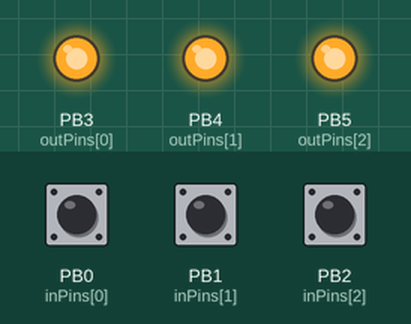
Recording of a sketch running on a simulated ATtiny85, built with avr-gcc and run on an emulated ATtiny85. On the bench: output pins drawn as LEDs (lit = HIGH). The test bench sets the inputs (shaded band); at power-on: PB0 (inPins[0]) HIGH, PB1 (inPins[1]) HIGH, PB2 (inPins[2]) HIGH.

Above: at 1.2 s.
1.3 s: PB0 (inPins[0]) pulled LOW for 0.15 s
At 1.9 s:
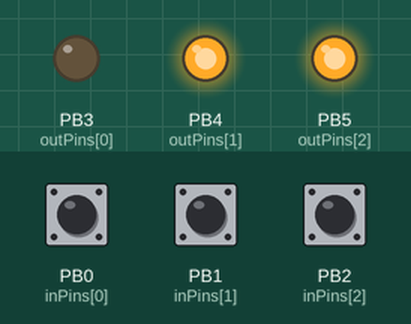
2.9 s: PB1 (inPins[1]) pulled LOW for 0.15 s
At 4.0 s:
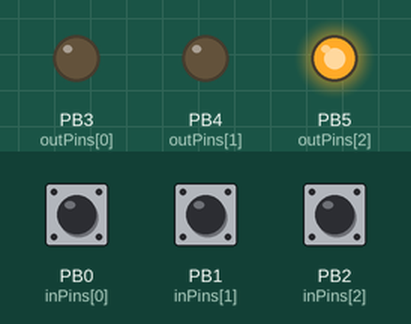
4.5 s: PB2 (inPins[2]) pulled LOW for 0.15 s
At 5.3 s:
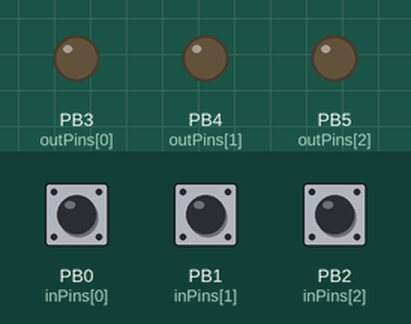
6.1 s: PB0 (inPins[0]) pulled LOW for 1 s
At 6.5 s:
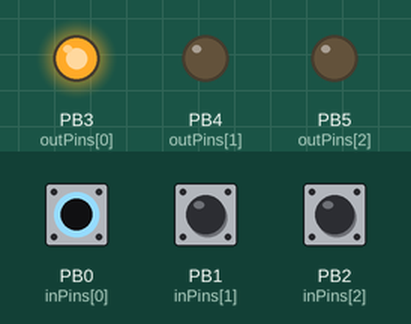
8.6 s: PB1 (inPins[1]) pulled LOW for 1 s
At 9.7 s:
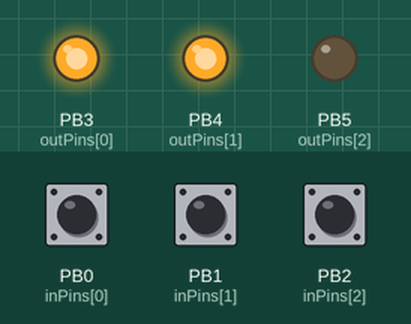
11.1 s: PB0 (inPins[0]) pulled LOW for 0.15 s
At 11.7 s:
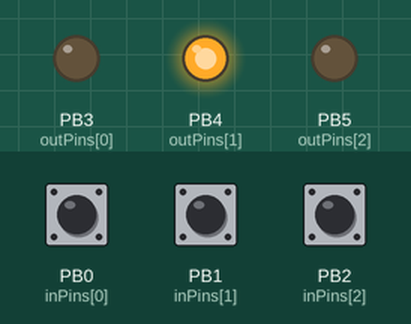
Timing chart, 0 to 13.7 s (numbered marks = the images above; inputs shaded):
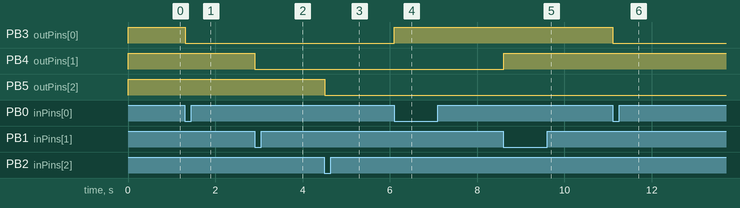

The sketch:

ATTINY85_3_Channel_MIDI.ino
```cpp
byte inPins[] = {0, 1, 2};
byte outPins[] = {3, 4, 5};

enum { ON = HIGH, OFF = LOW };
#define N_BUT sizeof(inPins)
byte ToggleState [N_BUT];

int chkButtons() {
  for (unsigned n = 0; n < sizeof(inPins); n++) {
    byte BUT = digitalRead(inPins[n]);
      if (ToggleState[n] != BUT) {
        ToggleState[n] = BUT;
        if (OFF == BUT){
          return n;
        }
      }
  while (digitalRead(inPins[n]) == LOW) {delay(10);}
  }
  return -1;
}

void setIO(){
  for (unsigned c = 0; c< sizeof(inPins); c++) {
    pinMode (inPins[c], INPUT_PULLUP);
    ToggleState[c] = digitalRead(inPins[c]);
  }
  for (unsigned d = 0; d< sizeof(outPins); d++) {
    pinMode (outPins[d], OUTPUT);
  }
}

void setFunctions(){
  int n = chkButtons();
    if (0 <= n) {
      digitalWrite(outPins[n], !digitalRead(outPins[n]));
    }
    delay(10);
}
void setOFF(){
  digitalWrite(outPins[0], HIGH);
  digitalWrite(outPins[1], HIGH);
  digitalWrite(outPins[2], HIGH);
}
void setup() {
  setIO();
  setOFF();
}
void loop() {
  setFunctions();
}
```

Measured:
- after the input at 1.3 s, PB3 (outPins[0]): HIGH → LOW at once
- after the input at 2.9 s, PB4 (outPins[1]): HIGH → LOW at once
- after the input at 4.5 s, PB5 (outPins[2]): HIGH → LOW at once
- after the input at 6.1 s, PB3 (outPins[0]): LOW → HIGH at once
- after the input at 8.6 s, PB4 (outPins[1]): LOW → HIGH at once
- after the input at 11.1 s, PB3 (outPins[0]): HIGH → LOW at once
